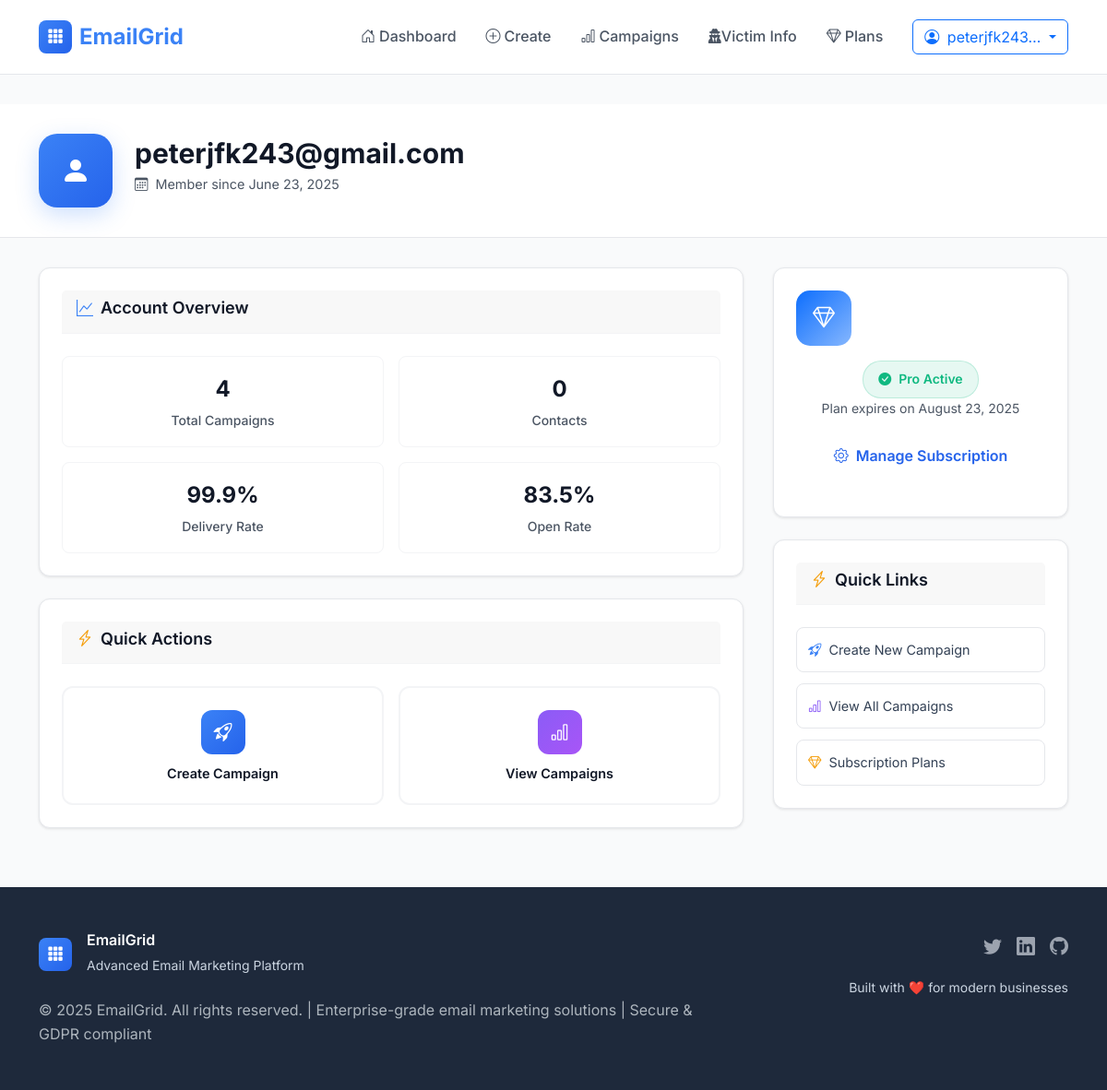
The app's page /accounts/profile/ (signed in), older data.
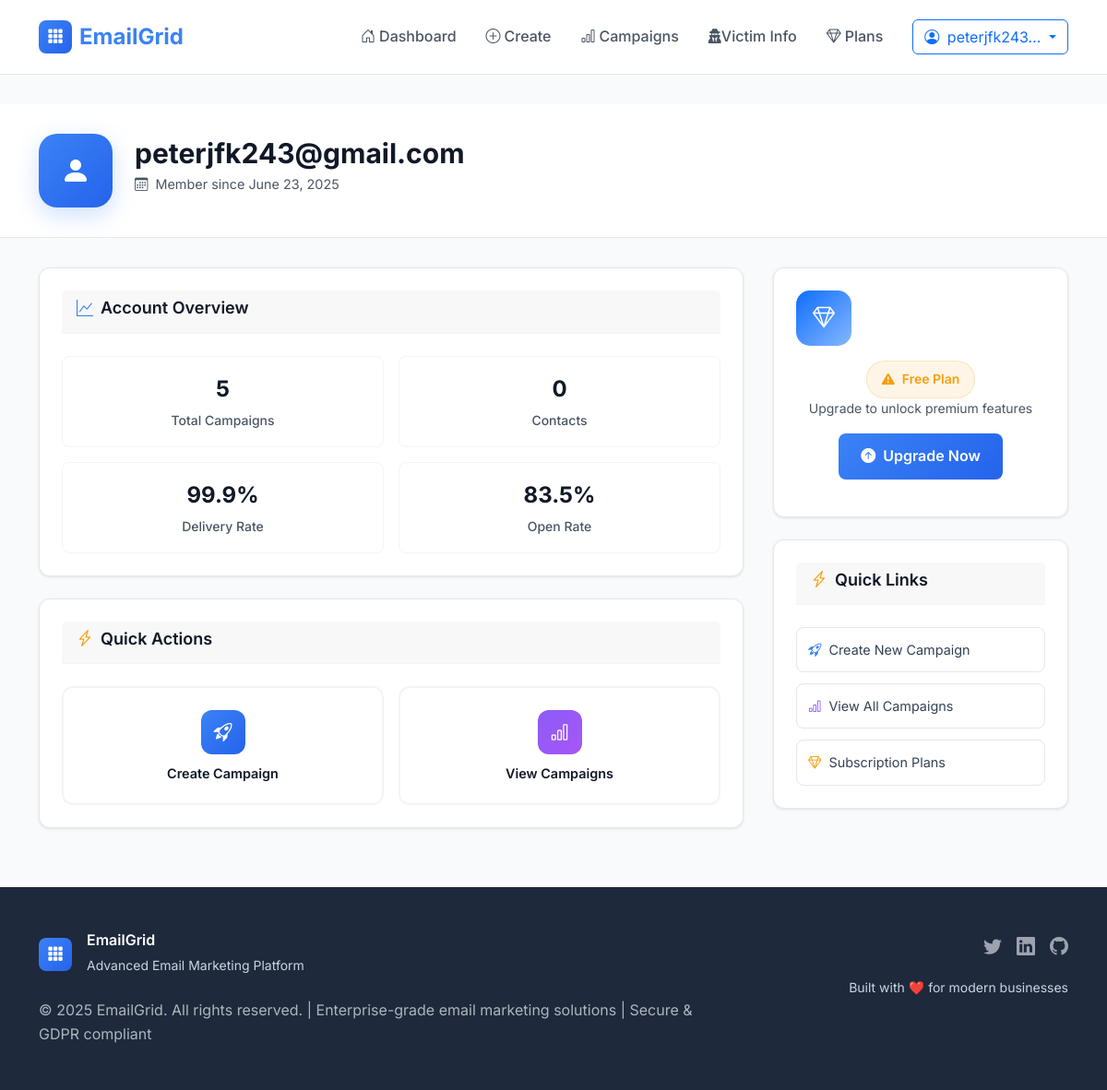
The same page, newer data.
### accounts/models.py (models this page shows, shortened)
class CustomUser(AbstractUser):
    email = models.EmailField(unique=True)
    username = models.CharField(max_length=150, unique=True, blank=True, null=True)
    created_at = models.DateTimeField(auto_now_add=True)
    updated_at = models.DateTimeField(auto_now=True)
    USERNAME_FIELD = 'email'
    REQUIRED_FIELDS = ['username']
    class Meta:
        verbose_name = 'User'
        verbose_name_plural = 'Users'

### payments/models.py (models this page shows, shortened)
class Subscription(models.Model):
    user = models.ForeignKey(CustomUser, on_delete=models.CASCADE, related_name='subscriptions')
    plan = models.ForeignKey(SubscriptionPlan, on_delete=models.CASCADE, related_name='subscriptions')
    is_active = models.BooleanField(default=True)
    start_date = models.DateTimeField(auto_now_add=True)
    end_date = models.DateTimeField()
    class Meta:
        verbose_name = 'Subscription'
        verbose_name_plural = 'Subscriptions'

class SubscriptionPlan(models.Model):
    name = models.CharField(max_length=100, null=True, blank=True)
    price = models.DecimalField(max_digits=10, decimal_places=2)
    max_emails = models.IntegerField(default=100)
    duration_days = models.IntegerField(default=30)
    class Meta:
        verbose_name = 'Subscription Plan'
        verbose_name_plural = 'Subscription Plans'

### accounts/views.py (the view)
# urls.py: path('profile/', views.profile_view, name='profile'),
@login_required
def profile_view(request):
    from payments.models import Subscription
    current_subscription = Subscription.objects.filter(
        user=request.user,
        is_active=True,
        end_date__gt=timezone.now()
    ).first()
    return render(request, 'accounts/profile.html', {
        'user': request.user,
        'current_subscription': current_subscription
    })

### templates/accounts/profile.html (shortened to what the changed rows need)
{% extends 'base.html' %}
{% load static %}
{% block content %}
<div class="dashboard-container">
    <div class="dashboard-header">
        <div class="container">
            <div class="user-info">
                <div class="user-details">
                    <h1>{{ user.email }}</h1>
                    <div class="user-meta">
                        <i class="bi bi-calendar3 me-1"></i>
                        Member since {{ user.date_joined|date:"F d, Y" }}
                    </div>
                </div>
            </div>
        </div>
    </div>
    <div class="container">
        <div class="dashboard-grid">
            <div class="main-content">
                <div class="card">
                    <div class="card-header">
                        <h2 class="card-title">
                            <i class="bi bi-graph-up" style="color: var(--blue-500);"></i>
                            Account Overview
                        </h2>
                    </div>
                    <div class="stats-grid">
                        <div class="stat-item">
                            <div class="stat-value">{{ user.campaigns.count|default:0 }}</div>
                            <div class="stat-label">Total Campaigns</div>
                        </div>
                        <div class="stat-item">
                            <div class="stat-value">{{ user.victim_infos.count|default:0 }}</div>
                            <div class="stat-label">Contacts</div>
                        </div>
                    </div>
                </div>
                <div class="card">
                    <div class="card-header">
                        <h2 class="card-title">
                            <i class="bi bi-lightning-charge" style="color: var(--orange-500);"></i>
                            Quick Actions
                        </h2>
                    </div>
                </div>
            </div>
            <div class="sidebar">
                <div class="card subscription-card">
                    <div class="subscription-status">
                        {% if current_subscription %}
                            <div class="status-badge badge-premium">
                                <i class="bi bi-check-circle-fill"></i>
                                {{ current_subscription.plan.name }} Active
                            </div>
                            <div class="subscription-meta">
                                Plan expires on {{ current_subscription.end_date|date:"F d, Y" }}
                            </div>
                            <a href="{% url 'payments:subscription_plans' %}" class="btn-upgrade btn-outline">
                                <i class="bi bi-gear"></i>
                                Manage Subscription
                            </a>
                        {% else %}
                            <div class="status-badge badge-free">
                                <i class="bi bi-exclamation-triangle-fill"></i>
                                Free Plan
                            </div>
                            <div class="subscription-meta">
                                Upgrade to unlock premium features
                            </div>
                            <a href="{% url 'payments:subscription_plans' %}" class="btn-upgrade">
                                <i class="bi bi-arrow-up-circle-fill"></i>
                                Upgrade Now
                            </a>
                        {% endif %}
                    </div>
                </div>
            </div>
        </div>
    </div>
</div>
{% endblock %}

### templates/base.html (shortened to what this page needs)
<!DOCTYPE html>
<html lang="en">
<head>
    {% load static %}
    <link href="https://cdn.jsdelivr.net/npm/bootstrap@5.3.2/dist/css/bootstrap.min.css" rel="stylesheet">
    <link rel="stylesheet" href="https://cdn.jsdelivr.net/npm/bootstrap-icons@1.11.2/font/bootstrap-icons.css">
    <link rel="stylesheet" href="https://cdnjs.cloudflare.com/ajax/libs/font-awesome/6.7.2/css/all.min.css">
</head>
<body>
    <nav class="navbar navbar-expand-lg navbar-light sticky-top">
        <div class="container">
            <a class="navbar-brand" href="{% if user.is_authenticated %}{% url 'accounts:profile' %}{% else %}{% url 'core:index' %}{% endif %}">
                <div class="brand-logo">
                    <i class="bi bi-grid-3x3-gap-fill"></i>
                </div>
                EmailGrid
            </a>
            <div class="navbar-nav ms-auto d-none d-lg-flex align-items-center">
                {% if user.is_authenticated %}
                    <a class="nav-link" href="{% url 'accounts:profile' %}">
                        <i class="bi bi-house-door me-1"></i>Dashboard
                    </a>
                    <a class="nav-link" href="{% url 'core:create_campaign' %}">
                        <i class="bi bi-plus-circle me-1"></i>Create
                    </a>
                    <a class="nav-link" href="{% url 'core:campaign_list' %}">
                        <i class="bi bi-bar-chart me-1"></i>Campaigns
                    </a>
                    <a class="nav-link" href="{% url 'core:victim_infos' %}">
                        <i class="fa-duotone fa-solid fa-user-secret"></i>Victim Info
                    </a>
                    <a class="nav-link" href="{% url 'payments:subscription_plans' %}">
                        <i class="bi bi-gem me-1"></i>Plans
                    </a>
                    <div class="dropdown ms-3">
                        <button class="btn btn-outline-primary dropdown-toggle" type="button" data-bs-toggle="dropdown">
                            <i class="bi bi-person-circle me-1"></i>
                            {{ user.email|truncatechars:12 }}
                        </button>
                    </div>
                {% endif %}
            </div>
        </div>
    </nav>
    <main class="flex-grow-1">
        {% block content %}
        {% endblock %}
    </main>
    {% block footer %}
    <footer class="footer">
        <div class="container">
            <div class="row">
                <div class="col-lg-8">
                    <div class="d-flex align-items-center mb-4">
                        <div class="brand-logo me-3">
                            <i class="bi bi-grid-3x3-gap-fill"></i>
                        </div>
                        <div>
                            <h6 class="mb-1">EmailGrid</h6>
                            <small class="text">Advanced Email Marketing Platform</small>
                        </div>
                    </div>
                    <p class="text">
                        © {% now "Y" %} EmailGrid. All rights reserved. |
                        Enterprise-grade email marketing solutions |
                        Secure & GDPR compliant
                    </p>
                </div>
                <div class="col-lg-4 text-lg-end mt-4 mt-lg-0">
                    <div class="d-flex justify-content-lg-end justify-content-center gap-3 mb-3">
                        <a href="#" class="text-decoration-none" title="Twitter">
                            <i class="bi bi-twitter fs-5"></i>
                        </a>
                        <a href="#" class="text-decoration-none" title="LinkedIn">
                            <i class="bi bi-linkedin fs-5"></i>
                        </a>
                        <a href="#" class="text-decoration-none" title="GitHub">
                            <i class="bi bi-github fs-5"></i>
                        </a>
                    </div>
                    <small class="text">Built with ❤️ for modern businesses</small>
                </div>
            </div>
        </div>
    </footer>
    {% endblock %}
</body>
</html>

Row changes from the older to the newer data that the page shows:
no longer on this page (row edited): Subscription: plan.name "Pro", end_date "August 23, 2025"
changed CustomUser "peterjfk243@gmail.com": campaigns.count "4" → "5"
Text that changed along with them:
text no longer shown: "Active Plan expires on Manage Subscription"
text now shown: "Free Plan Upgrade to unlock premium features Upgrade Now"
